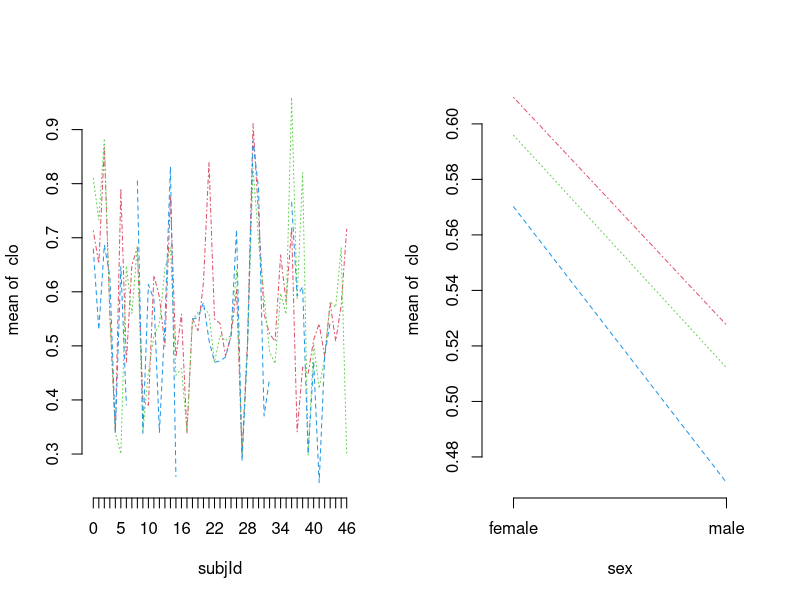
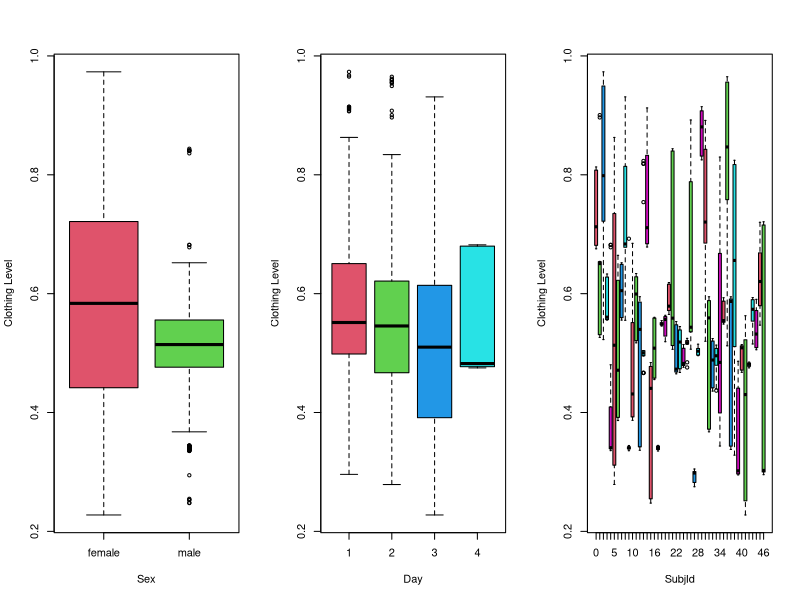
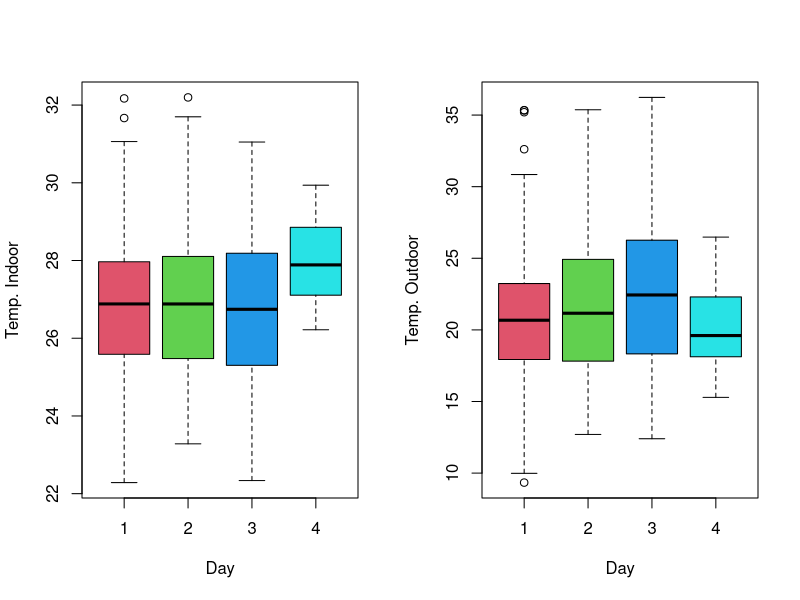
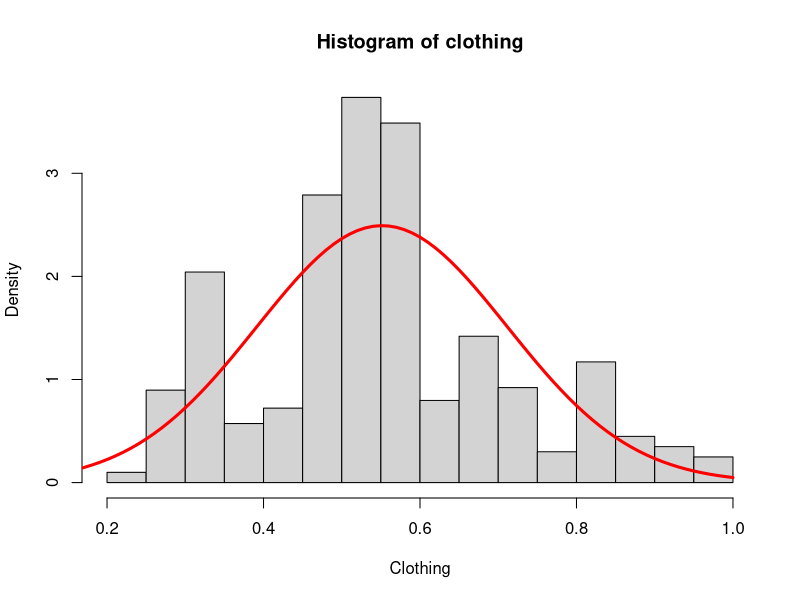
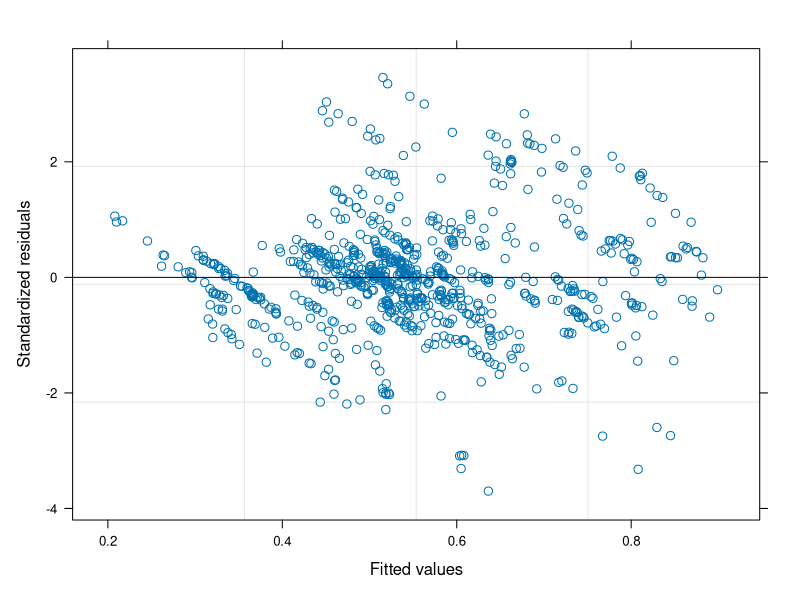
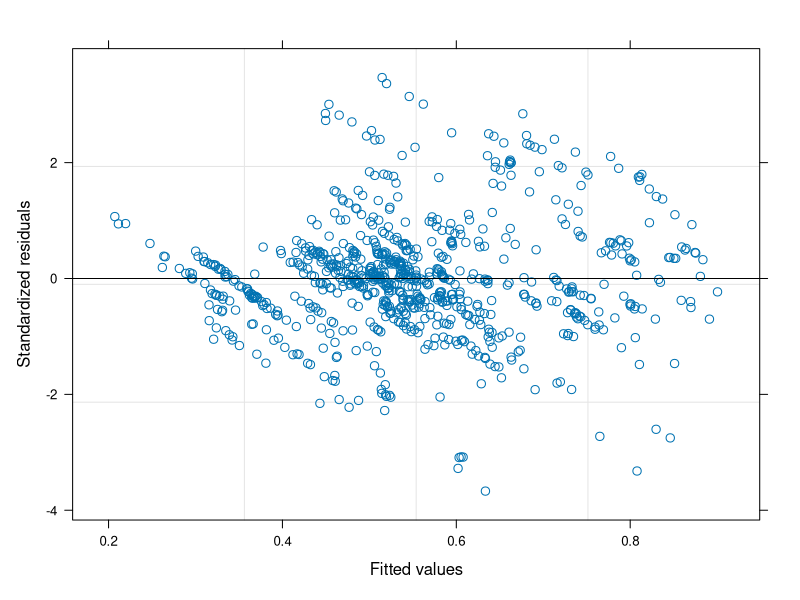
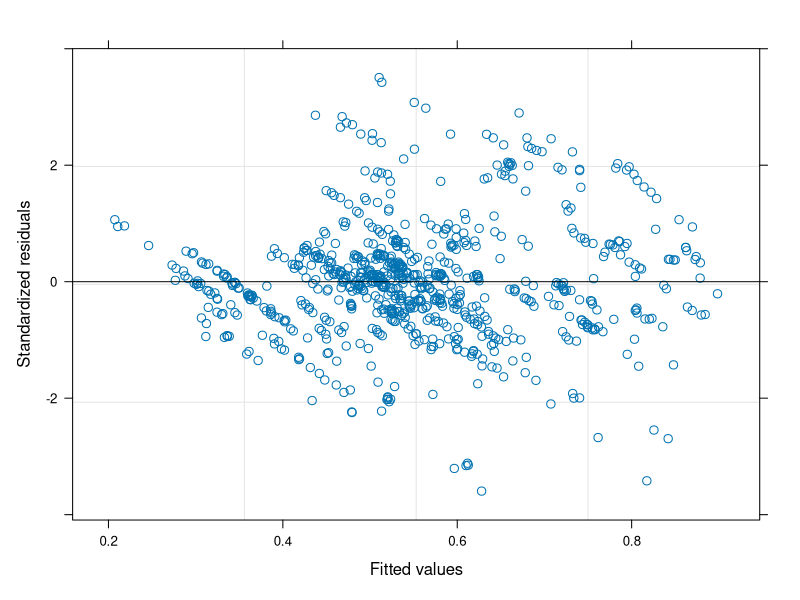
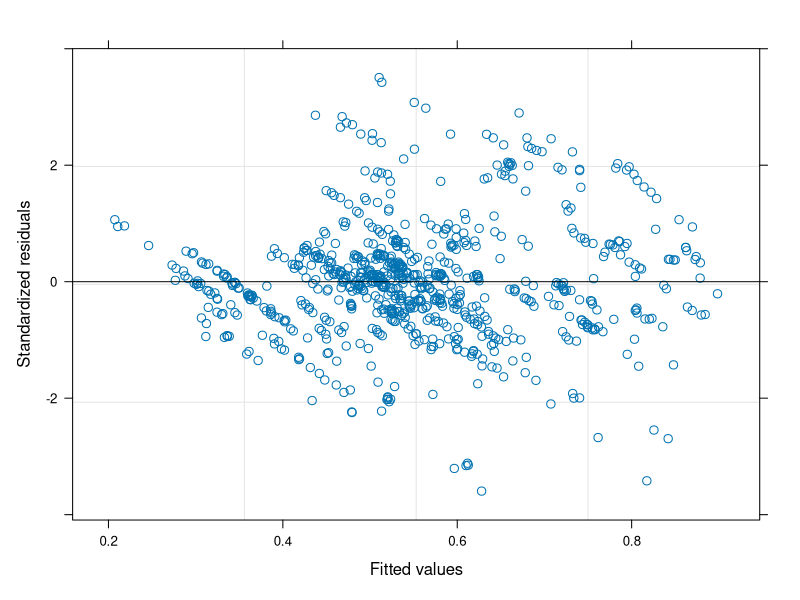

These figures' R source, in order:
# Assignment 3 - Adv. Data Analysis and Statistical Modelling
library(lme4)
library(readr)
library(xtable)
library(plyr)
library(corrplot)
library(nlme)
library(gclus)
library(stats)
library(emmeans)

setwd("~/Documents/Studie/Mst-Sem2-2021/Advanced Data Analysis and Stastitical Modelling/Assignment 3")

Clothing = read.csv('clothingFullAss03.csv')

## Exploratory Analysis #### 

# The subject is measured 6 times a day for 3 days.

par(mfrow=c(1,2))
with(Clothing, {
  interaction.plot(subjId, day, clo, legend=FALSE, 
                   bty="n", col=2:11, xtick = TRUE)
  interaction.plot(sex, day, clo, legend=FALSE, 
                   bty="n", col=2:11, xtick = TRUE)})
par(mfrow=c(1,1))


par(mfrow=c(1,3))
boxplot(Clothing$clo ~Clothing$sex, col=2:6, xlab = "Sex", ylab = "Clothing Level")
boxplot(Clothing$clo ~Clothing$day, col=2:6, xlab = "Day", ylab = "Clothing Level")
boxplot(Clothing$clo ~Clothing$subjId, col=2:6, xlab = "SubjId", ylab = "Clothing Level")

par(mfrow=c(1,2))
boxplot(Clothing$tInOp ~Clothing$day, col=2:6, xlab = "Day", ylab = "Temp. Indoor")
boxplot(Clothing$tOut ~Clothing$day, col=2:6, xlab = "Day", ylab = "Temp. Outdoor")

par(mfrow=c(1,1))
# DENSITY PLOT OF CLOTHING  
clothing = Clothing$clo
# Density plot of Clo: 
f<-function(x){dnorm(x,mean=mean(clothing,na.rm=T),
                     sd=sd(clothing,na.rm=T))} 
hist(clothing,xlab='Clothing',probability=T)
curve(f,0,1,lwd=3,col="red",add=T) 
rm(f)



## Mixed Effect Model that use subjId as a random effect ####

Clothing$sex = factor(Clothing$sex)
Clothing$day = factor(Clothing$day)

model0 <- lme(clo ~ tOut*tInOp*sex, random= ~ 1|subjId, data=Clothing, method="REML")
logLik(model0)
anova(model0)
summary(model0)

model1 <- lme(clo ~ tOut*tInOp+ tOut*sex+tInOp*sex+tOut*day+tInOp*day, random= ~ 1|subjId, data=Clothing, method="REML")
logLik(model1)
anova(model1)
summary(model1)
plot(model1)

model2 <- lme(clo ~ tOut+tInOp+ tOut*sex+tInOp*sex+tOut*day+tInOp*day, random= ~ 1|subjId, data=Clothing, method="REML")
logLik(model2)
anova(model2)
summary(model2)
plot(model2)

model3 <- lme(clo ~ tOut+ tOut*sex+sex+tOut*day+day, random= ~ 1|subjId, data=Clothing, method="REML")
logLik(model3)
anova(model3)
summary(model3)
plot(model3)
# add weights as their is dispersion in the end of the residuals



## Mixed Effect Model that 

model3 <- lme(clo ~ tOut+ tOut*sex+sex+tOut*day+day, random= ~ 1|subjId, data=Clothing, method="REML")
logLik(model3)
anova(model3)
summary(model3)
plot(model3)
